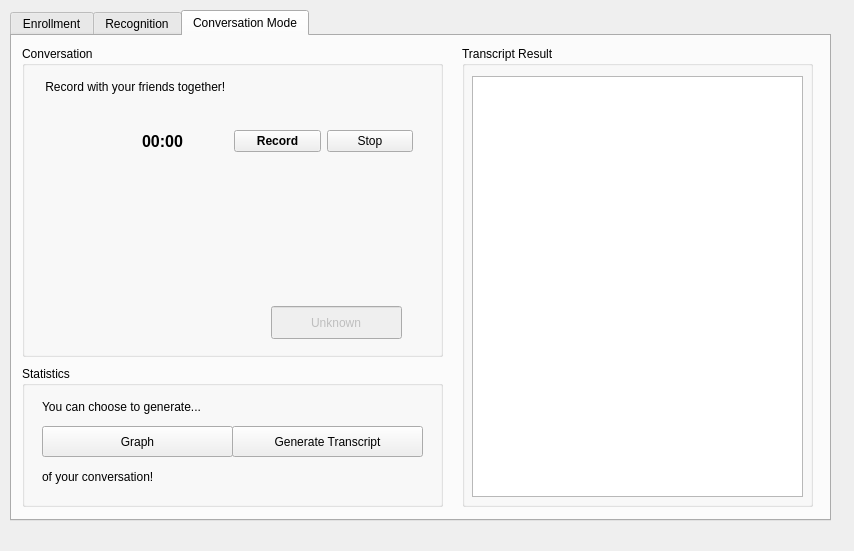
<?xml version="1.0" encoding="UTF-8"?>
<ui version="4.0">
 <class>notepad</class>
 <widget class="QWidget" name="notepad">
  <property name="geometry">
   <rect>
    <x>0</x>
    <y>0</y>
    <width>854</width>
    <height>551</height>
   </rect>
  </property>
  <property name="windowTitle">
   <string>Speaker Recognition</string>
  </property>
  <widget class="QTabWidget" name="tabWidget">
   <property name="enabled">
    <bool>true</bool>
   </property>
   <property name="geometry">
    <rect>
     <x>10</x>
     <y>10</y>
     <width>821</width>
     <height>511</height>
    </rect>
   </property>
   <property name="currentIndex">
    <number>2</number>
   </property>
   <widget class="QWidget" name="Enrollment">
    <attribute name="title">
     <string>Enrollment</string>
    </attribute>
    <widget class="QGroupBox" name="groupBox">
     <property name="geometry">
      <rect>
       <x>20</x>
       <y>0</y>
       <width>401</width>
       <height>201</height>
      </rect>
     </property>
     <property name="title">
      <string>User Info</string>
     </property>
     <widget class="QWidget" name="verticalLayoutWidget">
      <property name="geometry">
       <rect>
        <x>150</x>
        <y>40</y>
        <width>245</width>
        <height>121</height>
       </rect>
      </property>
      <layout class="QVBoxLayout" name="verticalLayout">
       <item>
        <layout class="QHBoxLayout" name="horizontalLayout_2">
         <item>
          <widget class="QLabel" name="label_2">
           <property name="text">
            <string>Name:</string>
           </property>
          </widget>
         </item>
         <item>
          <widget class="QLineEdit" name="Username">
           <property name="placeholderText">
            <string extracomment="Enter your name"/>
           </property>
          </widget>
         </item>
        </layout>
       </item>
       <item>
        <layout class="QHBoxLayout" name="horizontalLayout_3">
         <item>
          <widget class="QLabel" name="label_3">
           <property name="text">
            <string>Age:   </string>
           </property>
          </widget>
         </item>
         <item>
          <widget class="QSpinBox" name="Userage">
           <property name="maximum">
            <number>100</number>
           </property>
           <property name="value">
            <number>20</number>
           </property>
          </widget>
         </item>
         <item>
          <layout class="QHBoxLayout" name="horizontalLayout_4">
           <item>
            <widget class="QLabel" name="label_4">
             <property name="text">
              <string>Sex:   </string>
             </property>
            </widget>
           </item>
           <item>
            <widget class="QComboBox" name="Usersex">
             <item>
              <property name="text">
               <string>Male</string>
              </property>
             </item>
             <item>
              <property name="text">
               <string>Female</string>
              </property>
             </item>
            </widget>
           </item>
          </layout>
         </item>
        </layout>
       </item>
      </layout>
     </widget>
     <widget class="QWidget" name="verticalLayoutWidget_2">
      <property name="geometry">
       <rect>
        <x>10</x>
        <y>40</y>
        <width>131</width>
        <height>151</height>
       </rect>
      </property>
      <layout class="QVBoxLayout" name="verticalLayout_2">
       <item>
        <widget class="QLabel" name="Userimage">
         <property name="sizePolicy">
          <sizepolicy hsizetype="Preferred" vsizetype="Expanding">
           <horstretch>0</horstretch>
           <verstretch>0</verstretch>
          </sizepolicy>
         </property>
         <property name="text">
          <string/>
         </property>
        </widget>
       </item>
       <item>
        <widget class="QPushButton" name="UploadImage">
         <property name="text">
          <string>Upload Photo</string>
         </property>
        </widget>
       </item>
      </layout>
     </widget>
     <widget class="QComboBox" name="Userchooser">
      <property name="geometry">
       <rect>
        <x>220</x>
        <y>10</y>
        <width>171</width>
        <height>29</height>
       </rect>
      </property>
      <item>
       <property name="text">
        <string>(Choose from list)</string>
       </property>
      </item>
     </widget>
     <widget class="QPushButton" name="UpdateInfo">
      <property name="geometry">
       <rect>
        <x>230</x>
        <y>160</y>
        <width>91</width>
        <height>31</height>
       </rect>
      </property>
      <property name="text">
       <string>Update Info</string>
      </property>
     </widget>
     <widget class="QPushButton" name="ClearInfo">
      <property name="geometry">
       <rect>
        <x>150</x>
        <y>160</y>
        <width>81</width>
        <height>31</height>
       </rect>
      </property>
      <property name="text">
       <string>Clear Info</string>
      </property>
     </widget>
     <widget class="QPushButton" name="AddUser">
      <property name="geometry">
       <rect>
        <x>320</x>
        <y>160</y>
        <width>71</width>
        <height>31</height>
       </rect>
      </property>
      <property name="text">
       <string>Add User</string>
      </property>
     </widget>
    </widget>
    <widget class="QGroupBox" name="groupBox_2">
     <property name="geometry">
      <rect>
       <x>20</x>
       <y>210</y>
       <width>421</width>
       <height>261</height>
      </rect>
     </property>
     <property name="title">
      <string>Voice Enrollment</string>
     </property>
     <widget class="QLabel" name="Animation">
      <property name="geometry">
       <rect>
        <x>20</x>
        <y>30</y>
        <width>61</width>
        <height>61</height>
       </rect>
      </property>
      <property name="sizePolicy">
       <sizepolicy hsizetype="Fixed" vsizetype="Fixed">
        <horstretch>0</horstretch>
        <verstretch>0</verstretch>
       </sizepolicy>
      </property>
      <property name="text">
       <string/>
      </property>
     </widget>
     <widget class="QWidget" name="horizontalLayoutWidget">
      <property name="geometry">
       <rect>
        <x>0</x>
        <y>200</y>
        <width>411</width>
        <height>61</height>
       </rect>
      </property>
      <layout class="QHBoxLayout" name="horizontalLayout">
       <item>
        <widget class="QPushButton" name="enroll">
         <property name="text">
          <string>Enroll!</string>
         </property>
        </widget>
       </item>
       <item>
        <widget class="QPushButton" name="startTrain">
         <property name="text">
          <string>Train!</string>
         </property>
        </widget>
       </item>
       <item>
        <widget class="QPushButton" name="dumpBtn">
         <property name="text">
          <string>Dump</string>
         </property>
        </widget>
       </item>
       <item>
        <widget class="QPushButton" name="loadBtn">
         <property name="text">
          <string>Load</string>
         </property>
        </widget>
       </item>
      </layout>
     </widget>
     <widget class="QWidget" name="horizontalLayoutWidget_2">
      <property name="geometry">
       <rect>
        <x>170</x>
        <y>40</y>
        <width>221</width>
        <height>41</height>
       </rect>
      </property>
      <layout class="QHBoxLayout" name="horizontalLayout_5">
       <item>
        <widget class="QPushButton" name="enrollRecord">
         <property name="font">
          <font>
           <weight>75</weight>
           <bold>true</bold>
          </font>
         </property>
         <property name="text">
          <string>Record</string>
         </property>
        </widget>
       </item>
       <item>
        <widget class="QPushButton" name="stopEnrollRecord">
         <property name="text">
          <string>Stop</string>
         </property>
        </widget>
       </item>
      </layout>
     </widget>
     <widget class="QLabel" name="enrollTime">
      <property name="geometry">
       <rect>
        <x>100</x>
        <y>50</y>
        <width>51</width>
        <height>21</height>
       </rect>
      </property>
      <property name="font">
       <font>
        <pointsize>12</pointsize>
        <weight>75</weight>
        <bold>true</bold>
       </font>
      </property>
      <property name="text">
       <string>00:00</string>
      </property>
     </widget>
     <widget class="QToolButton" name="enrollFile">
      <property name="geometry">
       <rect>
        <x>40</x>
        <y>100</y>
        <width>101</width>
        <height>29</height>
       </rect>
      </property>
      <property name="text">
       <string>Choose File</string>
      </property>
     </widget>
     <widget class="QPushButton" name="noiseButton">
      <property name="geometry">
       <rect>
        <x>10</x>
        <y>160</y>
        <width>201</width>
        <height>27</height>
       </rect>
      </property>
      <property name="text">
       <string>Record Background Noise</string>
      </property>
     </widget>
     <widget class="QLineEdit" name="enrollFileName">
      <property name="enabled">
       <bool>false</bool>
      </property>
      <property name="geometry">
       <rect>
        <x>150</x>
        <y>100</y>
        <width>241</width>
        <height>31</height>
       </rect>
      </property>
     </widget>
     <widget class="QPushButton" name="loadNoise">
      <property name="geometry">
       <rect>
        <x>210</x>
        <y>160</y>
        <width>201</width>
        <height>27</height>
       </rect>
      </property>
      <property name="text">
       <string>Load Background Noise</string>
      </property>
     </widget>
     <widget class="QLabel" name="label_5">
      <property name="geometry">
       <rect>
        <x>11</x>
        <y>106</y>
        <width>21</width>
        <height>21</height>
       </rect>
      </property>
      <property name="text">
       <string>Or</string>
      </property>
     </widget>
    </widget>
    <widget class="QGroupBox" name="groupBox_5">
     <property name="geometry">
      <rect>
       <x>470</x>
       <y>10</y>
       <width>321</width>
       <height>451</height>
      </rect>
     </property>
     <property name="title">
      <string>Quick Load</string>
     </property>
     <widget class="QScrollArea" name="checkbox">
      <property name="geometry">
       <rect>
        <x>10</x>
        <y>30</y>
        <width>311</width>
        <height>391</height>
       </rect>
      </property>
      <property name="mouseTracking">
       <bool>true</bool>
      </property>
      <property name="widgetResizable">
       <bool>true</bool>
      </property>
      <widget class="QWidget" name="scrollAreaWidgetContents">
       <property name="geometry">
        <rect>
         <x>0</x>
         <y>0</y>
         <width>309</width>
         <height>389</height>
        </rect>
       </property>
      </widget>
     </widget>
     <widget class="QPushButton" name="LoadAll">
      <property name="geometry">
       <rect>
        <x>220</x>
        <y>420</y>
        <width>99</width>
        <height>27</height>
       </rect>
      </property>
      <property name="text">
       <string>Load All</string>
      </property>
     </widget>
    </widget>
   </widget>
   <widget class="QWidget" name="Recognition">
    <attribute name="title">
     <string>Recognition</string>
    </attribute>
    <widget class="QGroupBox" name="groupBox_3">
     <property name="geometry">
      <rect>
       <x>120</x>
       <y>0</y>
       <width>561</width>
       <height>341</height>
      </rect>
     </property>
     <property name="title">
      <string>Recognition</string>
     </property>
     <widget class="QLabel" name="Animation_2">
      <property name="geometry">
       <rect>
        <x>10</x>
        <y>40</y>
        <width>61</width>
        <height>61</height>
       </rect>
      </property>
      <property name="sizePolicy">
       <sizepolicy hsizetype="Fixed" vsizetype="Fixed">
        <horstretch>0</horstretch>
        <verstretch>0</verstretch>
       </sizepolicy>
      </property>
      <property name="text">
       <string/>
      </property>
     </widget>
     <widget class="QWidget" name="verticalLayoutWidget_3">
      <property name="geometry">
       <rect>
        <x>260</x>
        <y>140</y>
        <width>131</width>
        <height>161</height>
       </rect>
      </property>
      <layout class="QVBoxLayout" name="verticalLayout_3">
       <item>
        <widget class="QLabel" name="recoUserImage">
         <property name="sizePolicy">
          <sizepolicy hsizetype="Preferred" vsizetype="Expanding">
           <horstretch>0</horstretch>
           <verstretch>0</verstretch>
          </sizepolicy>
         </property>
         <property name="text">
          <string/>
         </property>
        </widget>
       </item>
       <item>
        <widget class="QLineEdit" name="recoUsername">
         <property name="enabled">
          <bool>false</bool>
         </property>
         <property name="sizePolicy">
          <sizepolicy hsizetype="Expanding" vsizetype="Fixed">
           <horstretch>0</horstretch>
           <verstretch>0</verstretch>
          </sizepolicy>
         </property>
         <property name="text">
          <string>Unknown</string>
         </property>
         <property name="alignment">
          <set>Qt::AlignCenter</set>
         </property>
         <property name="readOnly">
          <bool>true</bool>
         </property>
        </widget>
       </item>
      </layout>
     </widget>
     <widget class="QLabel" name="recoTime">
      <property name="geometry">
       <rect>
        <x>77</x>
        <y>50</y>
        <width>51</width>
        <height>21</height>
       </rect>
      </property>
      <property name="font">
       <font>
        <pointsize>12</pointsize>
        <weight>75</weight>
        <bold>true</bold>
       </font>
      </property>
      <property name="text">
       <string>00:00</string>
      </property>
     </widget>
     <widget class="QLabel" name="Alading">
      <property name="geometry">
       <rect>
        <x>10</x>
        <y>140</y>
        <width>231</width>
        <height>151</height>
       </rect>
      </property>
      <property name="text">
       <string/>
      </property>
     </widget>
     <widget class="QWidget" name="horizontalLayoutWidget_6">
      <property name="geometry">
       <rect>
        <x>130</x>
        <y>40</y>
        <width>191</width>
        <height>41</height>
       </rect>
      </property>
      <layout class="QHBoxLayout" name="horizontalLayout_9">
       <item>
        <widget class="QPushButton" name="recoRecord">
         <property name="font">
          <font>
           <weight>75</weight>
           <bold>true</bold>
          </font>
         </property>
         <property name="text">
          <string>Record</string>
         </property>
        </widget>
       </item>
       <item>
        <widget class="QPushButton" name="stopRecoRecord">
         <property name="text">
          <string>Stop</string>
         </property>
        </widget>
       </item>
      </layout>
     </widget>
     <widget class="QToolButton" name="recoFile">
      <property name="geometry">
       <rect>
        <x>328</x>
        <y>45</y>
        <width>81</width>
        <height>29</height>
       </rect>
      </property>
      <property name="text">
       <string>Choose File</string>
      </property>
     </widget>
    </widget>
    <widget class="QGroupBox" name="groupBox_6">
     <property name="geometry">
      <rect>
       <x>120</x>
       <y>340</y>
       <width>561</width>
       <height>131</height>
      </rect>
     </property>
     <property name="title">
      <string>Multiple tasks from files</string>
     </property>
     <widget class="QWidget" name="horizontalLayoutWidget_4">
      <property name="geometry">
       <rect>
        <x>10</x>
        <y>30</y>
        <width>401</width>
        <height>41</height>
       </rect>
      </property>
      <layout class="QHBoxLayout" name="horizontalLayout_7">
       <item>
        <widget class="QLabel" name="label_8">
         <property name="font">
          <font>
           <pointsize>12</pointsize>
          </font>
         </property>
         <property name="text">
          <string>Input folder:   </string>
         </property>
        </widget>
       </item>
       <item>
        <widget class="QLineEdit" name="Reco_Inputfile"/>
       </item>
       <item>
        <widget class="QToolButton" name="recoInputFiles">
         <property name="text">
          <string>...</string>
         </property>
        </widget>
       </item>
      </layout>
     </widget>
     <widget class="QProgressBar" name="Reco_progressBar">
      <property name="geometry">
       <rect>
        <x>10</x>
        <y>80</y>
        <width>261</width>
        <height>31</height>
       </rect>
      </property>
      <property name="value">
       <number>0</number>
      </property>
     </widget>
     <widget class="QPushButton" name="Reco_Start">
      <property name="geometry">
       <rect>
        <x>315</x>
        <y>80</y>
        <width>96</width>
        <height>31</height>
       </rect>
      </property>
      <property name="text">
       <string>Start</string>
      </property>
     </widget>
    </widget>
   </widget>
   <widget class="QWidget" name="Conversation">
    <attribute name="title">
     <string>Conversation Mode</string>
    </attribute>
    <widget class="QGroupBox" name="groupBox_7">
     <property name="geometry">
      <rect>
       <x>10</x>
       <y>10</y>
       <width>421</width>
       <height>311</height>
      </rect>
     </property>
     <property name="title">
      <string>Conversation</string>
     </property>
     <widget class="QLabel" name="label_6">
      <property name="geometry">
       <rect>
        <x>20</x>
        <y>30</y>
        <width>351</width>
        <height>21</height>
       </rect>
      </property>
      <property name="text">
       <string> Record with your friends together!</string>
      </property>
     </widget>
     <widget class="QLabel" name="Animation_3">
      <property name="geometry">
       <rect>
        <x>30</x>
        <y>60</y>
        <width>61</width>
        <height>61</height>
       </rect>
      </property>
      <property name="sizePolicy">
       <sizepolicy hsizetype="Fixed" vsizetype="Fixed">
        <horstretch>0</horstretch>
        <verstretch>0</verstretch>
       </sizepolicy>
      </property>
      <property name="text">
       <string/>
      </property>
     </widget>
     <widget class="QWidget" name="horizontalLayoutWidget_7">
      <property name="geometry">
       <rect>
        <x>120</x>
        <y>70</y>
        <width>271</width>
        <height>51</height>
       </rect>
      </property>
      <layout class="QHBoxLayout" name="horizontalLayout_10">
       <item>
        <widget class="QLabel" name="convTime">
         <property name="font">
          <font>
           <pointsize>12</pointsize>
           <weight>75</weight>
           <bold>true</bold>
          </font>
         </property>
         <property name="text">
          <string>00:00</string>
         </property>
        </widget>
       </item>
       <item>
        <widget class="QPushButton" name="convRecord">
         <property name="font">
          <font>
           <weight>75</weight>
           <bold>true</bold>
          </font>
         </property>
         <property name="text">
          <string>Record</string>
         </property>
        </widget>
       </item>
       <item>
        <widget class="QPushButton" name="convStop">
         <property name="text">
          <string>Stop</string>
         </property>
        </widget>
       </item>
      </layout>
     </widget>
     <widget class="QLabel" name="convUserImage">
      <property name="geometry">
       <rect>
        <x>250</x>
        <y>140</y>
        <width>129</width>
        <height>112</height>
       </rect>
      </property>
      <property name="sizePolicy">
       <sizepolicy hsizetype="Preferred" vsizetype="Expanding">
        <horstretch>0</horstretch>
        <verstretch>0</verstretch>
       </sizepolicy>
      </property>
      <property name="text">
       <string/>
      </property>
     </widget>
     <widget class="QLineEdit" name="convUsername">
      <property name="enabled">
       <bool>false</bool>
      </property>
      <property name="geometry">
       <rect>
        <x>249</x>
        <y>260</y>
        <width>131</width>
        <height>33</height>
       </rect>
      </property>
      <property name="sizePolicy">
       <sizepolicy hsizetype="Expanding" vsizetype="Fixed">
        <horstretch>0</horstretch>
        <verstretch>0</verstretch>
       </sizepolicy>
      </property>
      <property name="text">
       <string>Unknown</string>
      </property>
      <property name="alignment">
       <set>Qt::AlignCenter</set>
      </property>
      <property name="readOnly">
       <bool>true</bool>
      </property>
     </widget>
     <widget class="QLabel" name="Alading_conv">
      <property name="geometry">
       <rect>
        <x>10</x>
        <y>140</y>
        <width>231</width>
        <height>151</height>
       </rect>
      </property>
      <property name="text">
       <string/>
      </property>
     </widget>
    </widget>
    <widget class="QGroupBox" name="groupBox_4">
     <property name="geometry">
      <rect>
       <x>10</x>
       <y>330</y>
       <width>421</width>
       <height>141</height>
      </rect>
     </property>
     <property name="title">
      <string>Statistics</string>
     </property>
     <widget class="QPushButton" name="Graph_button">
      <property name="geometry">
       <rect>
        <x>20</x>
        <y>60</y>
        <width>191</width>
        <height>31</height>
       </rect>
      </property>
      <property name="text">
       <string>Graph</string>
      </property>
     </widget>
     <widget class="QPushButton" name="generateTranscript">
      <property name="geometry">
       <rect>
        <x>210</x>
        <y>60</y>
        <width>191</width>
        <height>31</height>
       </rect>
      </property>
      <property name="text">
       <string>Generate Transcript</string>
      </property>
     </widget>
     <widget class="QLabel" name="label_7">
      <property name="geometry">
       <rect>
        <x>20</x>
        <y>30</y>
        <width>331</width>
        <height>21</height>
       </rect>
      </property>
      <property name="text">
       <string>You can choose to generate...</string>
      </property>
     </widget>
     <widget class="QLabel" name="label_9">
      <property name="geometry">
       <rect>
        <x>20</x>
        <y>100</y>
        <width>331</width>
        <height>21</height>
       </rect>
      </property>
      <property name="text">
       <string>of your conversation!</string>
      </property>
     </widget>
    </widget>
    <widget class="QGroupBox" name="groupBox_8">
     <property name="geometry">
      <rect>
       <x>450</x>
       <y>10</y>
       <width>351</width>
       <height>461</height>
      </rect>
     </property>
     <property name="title">
      <string>Transcript Result</string>
     </property>
     <widget class="QTextEdit" name="TranscriptArea">
      <property name="geometry">
       <rect>
        <x>10</x>
        <y>30</y>
        <width>331</width>
        <height>421</height>
       </rect>
      </property>
      <property name="textInteractionFlags">
       <set>Qt::LinksAccessibleByKeyboard|Qt::LinksAccessibleByMouse|Qt::TextBrowserInteraction|Qt::TextEditable|Qt::TextEditorInteraction|Qt::TextSelectableByKeyboard|Qt::TextSelectableByMouse</set>
      </property>
     </widget>
    </widget>
    <zorder>groupBox_4</zorder>
    <zorder>groupBox_7</zorder>
    <zorder>groupBox_8</zorder>
   </widget>
  </widget>
 </widget>
 <resources/>
 <connections/>
</ui>
